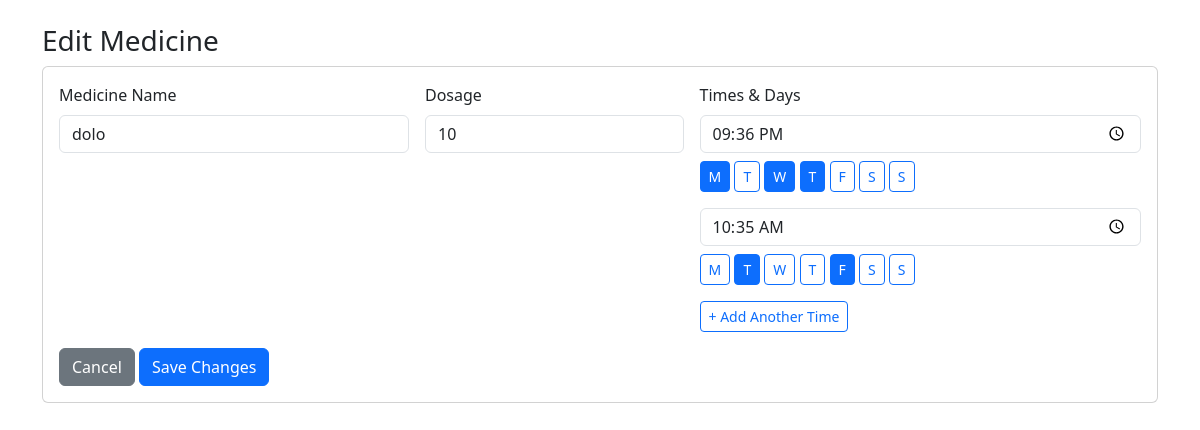
The app's page /edit-medicine/1 (signed in) with its own data.
### app/models.py (models this page shows, shortened)
class Medicine(db.Model):
    id = db.Column(db.Integer, primary_key=True)
    user_id = db.Column(db.Integer, db.ForeignKey('user.id'), nullable=False)
    name = db.Column(db.String(100), nullable=False)
    dosage = db.Column(db.String(50), nullable=False) # e.g., "500mg", "1 tablet"
    schedules = db.relationship('Schedule', backref='medicine', lazy=True, cascade="all, delete-orphan")

class Schedule(db.Model):
    id = db.Column(db.Integer, primary_key=True)
    medicine_id = db.Column(db.Integer, db.ForeignKey('medicine.id'), nullable=False)
    time_to_take = db.Column(db.Time, nullable=False)
    on_monday = db.Column(db.Boolean, default=False, nullable=False)
    on_tuesday = db.Column(db.Boolean, default=False, nullable=False)
    on_wednesday = db.Column(db.Boolean, default=False, nullable=False)
    on_thursday = db.Column(db.Boolean, default=False, nullable=False)
    on_friday = db.Column(db.Boolean, default=False, nullable=False)
    on_saturday = db.Column(db.Boolean, default=False, nullable=False)
    on_sunday = db.Column(db.Boolean, default=False, nullable=False)
    logs = db.relationship('MedicationLog', backref='schedule', lazy=True, cascade="all, delete-orphan")

### app/routes.py (the view, shortened to what this page needs)
@main.route('/edit-medicine/<int:med_id>', methods=['GET', 'POST'])
@login_required
def edit_medicine(med_id):
    med = Medicine.query.get_or_404(med_id)
    return render_template('edit_medicine.html', medicine=med)

### app/__init__.py (called while the page is built)
@login_manager.user_loader
def load_user(user_id):
    return User.query.get(int(user_id))

### app/templates/edit_medicine.html (shortened to what this page needs)
{% extends "base.html" %}
{% block content %}
    <h1 class="h3">Edit Medicine</h1>
    <div class="card">
        <div class="card-body">
            <form action="{{ url_for('main.edit_medicine', med_id=medicine.id) }}" method="POST">
                <div class="row g-3">
                    <div class="col-md-4">
                        <label for="name" class="form-label">Medicine Name</label>
                        <input type="text" name="name" class="form-control" value="{{ medicine.name }}" required>
                    </div>
                    <div class="col-md-3">
                        <label for="dosage" class="form-label">Dosage</label>
                        <input type="text" name="dosage" class="form-control" value="{{ medicine.dosage }}" required>
                    </div>
                    <div class="col-md-5">
                        <label class="form-label">Times & Days</label>
                        <div id="time-inputs">
                            {% for schedule in medicine.schedules %}
                            <div class="time-entry mb-3">
                                <input type="time" name="times[]" class="form-control mb-2" value="{{ schedule.time_to_take.strftime('%H:%M') }}" required>
                                <div class="day-selector">
                                    <label class="btn btn-outline-primary btn-sm" for="days_{{loop.index0}}_mon">M</label>
                                    <label class="btn btn-outline-primary btn-sm" for="days_{{loop.index0}}_tue">T</label>
                                    <label class="btn btn-outline-primary btn-sm" for="days_{{loop.index0}}_wed">W</label>
                                    <label class="btn btn-outline-primary btn-sm" for="days_{{loop.index0}}_thu">T</label>
                                    <label class="btn btn-outline-primary btn-sm" for="days_{{loop.index0}}_fri">F</label>
                                    <label class="btn btn-outline-primary btn-sm" for="days_{{loop.index0}}_sat">S</label>
                                    <label class="btn btn-outline-primary btn-sm" for="days_{{loop.index0}}_sun">S</label>
                                </div>
                            </div>
                            {% endfor %}
                        </div>
                        <button type="button" class="btn btn-sm btn-outline-primary" onclick="addTimeInput()">+ Add Another Time</button>
                    </div>
                </div>
                <a href="{{ url_for('main.dashboard') }}" class="btn btn-secondary mt-3">Cancel</a>
                <button type="submit" class="btn btn-primary mt-3">Save Changes</button>
            </form>
        </div>
    </div>
{% endblock %}

### records on screen
Medicine: name "dolo", dosage "10"
Schedule: time_to_take "21:36"
Schedule: time_to_take "10:35"
